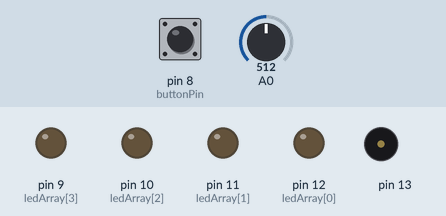
Recording of a sketch running on a simulated Arduino Uno, built with avr-gcc and run on an emulated ATmega328P. On the bench: output pins drawn as LEDs (lit = HIGH), buzzer (waves = sounding). The inputs (shaded band) are chosen by the test bench; at power-on: pin 8 (buttonPin) HIGH, A0 = 512.

Above: at 1.2 s.
1.3 s: pin 8 (buttonPin) pulled LOW for 0.15 s
At 2.1 s:
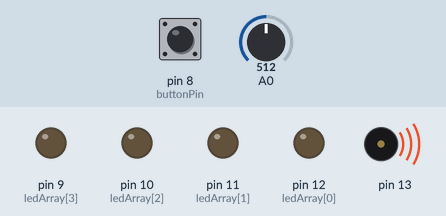
3.8 s: pin 8 (buttonPin) pulled LOW for 1 s
At 5.4 s:
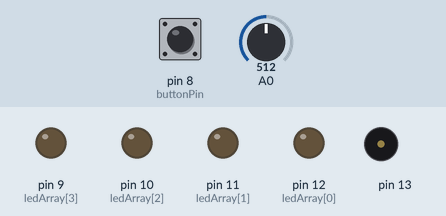
6.3 s: pin 8 (buttonPin) pulled LOW for 0.15 s
At 7.2 s:
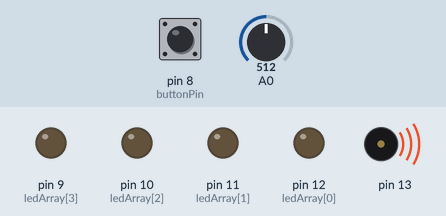
7.9 s: pin 8 (buttonPin) pulled LOW for 3.2 s
At 12.5 s:
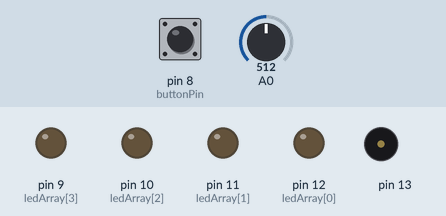
Timing chart, 0 to 13.6 s (numbered marks = the images above; inputs shaded):
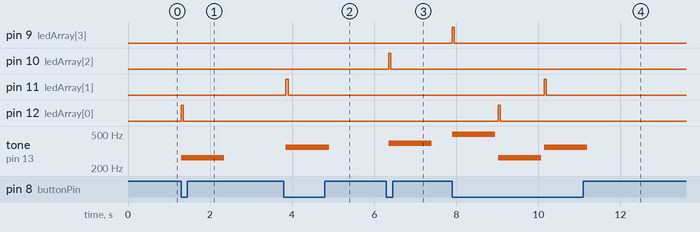

The sketch:

four_step_sequencer.ino
```cpp
// pitches library allows us to use the tone() function
#include "pitches.h"

//-------Initialise variables-----------
// define array of LED ports
int ledArray[] = {12,11,10,9};
// initialise states of LEDs
int ledStateArray[] = {LOW, LOW, LOW, LOW};
// initialise counter
int counter = 0;
// initialise sensor values for reading potentiometer
int sensorValue;
int sensorLow = 1023;
int sensorHigh = 0;
// initialise switch state for button functionality
int switchState = 0;
// push button is defined at this pin
const int buttonPin = 8;
// initialise this button state variable, high is pressed, low if not pressed
int buttonState = LOW;
// initialise this circuit state variable: negative if circuit is off, positive if on
int circuitState = -1;
// debounce technique taken from: https://www.programmingelectronics.com/debouncing-a-button-with-arduino/
// the last time the output pin was toggled
long lastDebounceTime = 0;
// the debounce time; increase if the output flickers
long debounceDelay = 50;


unsigned long previousMillis = 0;        // will store last time LED was updated


long interval = 500;           // interval at which to blink (milliseconds)

void setup() {
  Serial.begin(9600);
 //  set the digital pin as output:
   for(int i=0; i<4; i++){
    pinMode(ledArray[i], OUTPUT);
   }
   pinMode(8, INPUT);

}

void loop() {
  sensorValue = analogRead(A0);
  switchState = digitalRead(9);

    int tempo = map(sensorValue,sensorLow,sensorHigh, 2000, 100);
    unsigned long currentMillis = millis();
    //sample the state of the button - is it pressed or not?
    buttonState = digitalRead(buttonPin);

    //filter out any noise by setting a time buffer
    if ( (millis() - lastDebounceTime) > debounceDelay) {

      //if the button has been pressed, lets toggle the LED from "off to on" or "on to off"
      if ( (buttonState == LOW) && (circuitState < 0) ) {

         if (currentMillis - previousMillis >= tempo) {
      // save the last time you blinked the LED
      previousMillis = currentMillis;
      // state one

        if(counter==0){
          ledStateArray[0] = HIGH;
          ledStateArray[1] = LOW;
          ledStateArray[2] = LOW;
          ledStateArray[3] = LOW;
          digitalWrite(ledArray[0], ledStateArray[0]);
          digitalWrite(ledArray[1], ledStateArray[1]);
          digitalWrite(ledArray[2], ledStateArray[2]);
          digitalWrite(ledArray[3], ledStateArray[3]);

          tone(13, NOTE_C4, tempo);
          noTone(8);
          counter++;
        }
        //state two
        else if(counter==1){
          ledStateArray[0] = LOW;
          ledStateArray[1] = HIGH;
          ledStateArray[2] = LOW;
          ledStateArray[3] = LOW;
          digitalWrite(ledArray[0], ledStateArray[0]);
          digitalWrite(ledArray[1], ledStateArray[1]);
          digitalWrite(ledArray[2], ledStateArray[2]);
          digitalWrite(ledArray[3], ledStateArray[3]);

          tone(13, NOTE_F4, tempo);
          noTone(8);
          counter++;
        }
        //state three
        else if(counter==2){
          ledStateArray[0] = LOW;
          ledStateArray[1] = LOW;
          ledStateArray[2] = HIGH;
          ledStateArray[3] = LOW;
          digitalWrite(ledArray[0], ledStateArray[0]);
          digitalWrite(ledArray[1], ledStateArray[1]);
          digitalWrite(ledArray[2], ledStateArray[2]);
          digitalWrite(ledArray[3], ledStateArray[3]);

          tone(13, NOTE_G4, tempo);
          noTone(8);
          counter++;
        }
        //state four
        else if(counter==3){
          ledStateArray[0] = LOW;
          ledStateArray[1] = LOW;
          ledStateArray[2] = LOW;
          ledStateArray[3] = HIGH;
          digitalWrite(ledArray[0], ledStateArray[0]);
          digitalWrite(ledArray[1], ledStateArray[1]);
          digitalWrite(ledArray[2], ledStateArray[2]);
          digitalWrite(ledArray[3], ledStateArray[3]);

          tone(13, NOTE_B4, tempo);
          noTone(8);
          counter = 0;

        }
        else{
          //error
        }
        }
        //now the LED is on, we need to change the state
        circuitState = -circuitState;
        //set the current time
        lastDebounceTime = millis();
      }
      //turn off sequencer
      else if ( (buttonState == LOW) && (circuitState > 0) ) {
        ledStateArray[0] = LOW;
        ledStateArray[1] = LOW;
        ledStateArray[2] = LOW;
        ledStateArray[3] = LOW;
        digitalWrite(ledArray[0], ledStateArray[0]);
        digitalWrite(ledArray[1], ledStateArray[1]);
        digitalWrite(ledArray[2], ledStateArray[2]);
        digitalWrite(ledArray[3], ledStateArray[3]);
        //now the LED is off, we need to change the state
        circuitState = -circuitState;
        //set the current time
        lastDebounceTime = millis();
      }

    }


}
```

pitches.h
```cpp
/*************************************************

 * Public Constants

 *************************************************/

#define NOTE_B0  31
#define NOTE_C1  33
#define NOTE_CS1 35
#define NOTE_D1  37
#define NOTE_DS1 39
#define NOTE_E1  41
#define NOTE_F1  44
#define NOTE_FS1 46
#define NOTE_G1  49
#define NOTE_GS1 52
#define NOTE_A1  55
#define NOTE_AS1 58
#define NOTE_B1  62
#define NOTE_C2  65
#define NOTE_CS2 69
#define NOTE_D2  73
#define NOTE_DS2 78
#define NOTE_E2  82
#define NOTE_F2  87
#define NOTE_FS2 93
#define NOTE_G2  98
#define NOTE_GS2 104
#define NOTE_A2  110
#define NOTE_AS2 117
#define NOTE_B2  123
#define NOTE_C3  131
#define NOTE_CS3 139
#define NOTE_D3  147
#define NOTE_DS3 156
#define NOTE_E3  165
#define NOTE_F3  175
#define NOTE_FS3 185
#define NOTE_G3  196
#define NOTE_GS3 208
#define NOTE_A3  220
#define NOTE_AS3 233
#define NOTE_B3  247
#define NOTE_C4  262
#define NOTE_CS4 277
#define NOTE_D4  294
#define NOTE_DS4 311
#define NOTE_E4  330
#define NOTE_F4  349
#define NOTE_FS4 370
#define NOTE_G4  392
#define NOTE_GS4 415
#define NOTE_A4  440
#define NOTE_AS4 466
#define NOTE_B4  494
#define NOTE_C5  523
#define NOTE_CS5 554
#define NOTE_D5  587
#define NOTE_DS5 622
#define NOTE_E5  659
#define NOTE_F5  698
#define NOTE_FS5 740
#define NOTE_G5  784
#define NOTE_GS5 831
#define NOTE_A5  880
#define NOTE_AS5 932
#define NOTE_B5  988
#define NOTE_C6  1047
#define NOTE_CS6 1109
#define NOTE_D6  1175
#define NOTE_DS6 1245
#define NOTE_E6  1319
#define NOTE_F6  1397
#define NOTE_FS6 1480
#define NOTE_G6  1568
#define NOTE_GS6 1661
#define NOTE_A6  1760
#define NOTE_AS6 1865
#define NOTE_B6  1976
#define NOTE_C7  2093
#define NOTE_CS7 2217
#define NOTE_D7  2349
#define NOTE_DS7 2489
#define NOTE_E7  2637
#define NOTE_F7  2794
#define NOTE_FS7 2960
#define NOTE_G7  3136
#define NOTE_GS7 3322
#define NOTE_A7  3520
#define NOTE_AS7 3729
#define NOTE_B7  3951
#define NOTE_C8  4186
#define NOTE_CS8 4435
#define NOTE_D8  4699
#define NOTE_DS8 4978
```

Measured:
- after the input at 1.3 s, pin 12 (ledArray[0]): LOW → HIGH at once, → LOW 0.05 s later; tone on pin 13: silent → 262 Hz at once, → silent 1.1 s later
- after the input at 3.8 s, pin 11 (ledArray[1]): LOW → HIGH after 0.05 s, → LOW 0.05 s later; tone on pin 13: silent → 349 Hz after 0.05 s, → silent 1.1 s later
- after the input at 6.3 s, pin 10 (ledArray[2]): LOW → HIGH after 0.05 s, → LOW 0.05 s later; tone on pin 13: silent → 392 Hz after 0.05 s, → silent 1.1 s later
- after the input at 7.9 s, pin 9 (ledArray[3]): LOW → HIGH at once, → LOW 0.05 s later; pin 11 (ledArray[1]): LOW → HIGH after 2.2 s, → LOW 0.05 s later; pin 12 (ledArray[0]): LOW → HIGH after 1.1 s, → LOW 0.05 s later; tone on pin 13: plays 494 Hz for 1.1 s, 262 Hz for 1.1 s, 349 Hz for 1.1 s, starting at once
